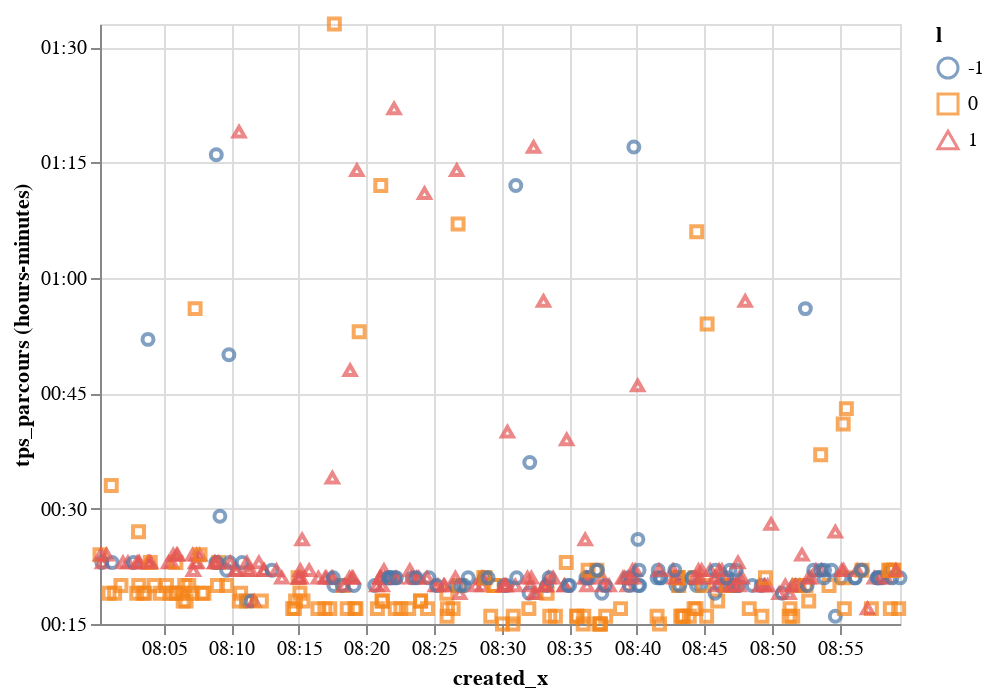

Write notebook code for a chart like this one.
### Code cell
graph_brut

### Figure 1 — Vega-Lite specification as saved in the notebook (floating-point values rounded to 4 significant figures; data arrays with more than 128 entries replaced by an {"elided": "..."} marker saying what was removed)
{"$schema": "https://vega.github.io/schema/vega-lite/v2.6.0.json", "config": {"view": {"height": 300, "width": 400}}, "data": {"name": "data-a1acc82fe1edb2ae2c90322c8734dd86"}, "datasets": {"data-a1acc82fe1edb2ae2c90322c8734dd86": {"elided": "405 records"}}, "encoding": {"color": {"field": "l", "type": "nominal"}, "shape": {"field": "l", "type": "nominal"}, "x": {"field": "created_x", "type": "temporal"}, "y": {"field": "tps_parcours", "timeUnit": "hoursminutes", "type": "temporal"}}, "mark": "point"}
